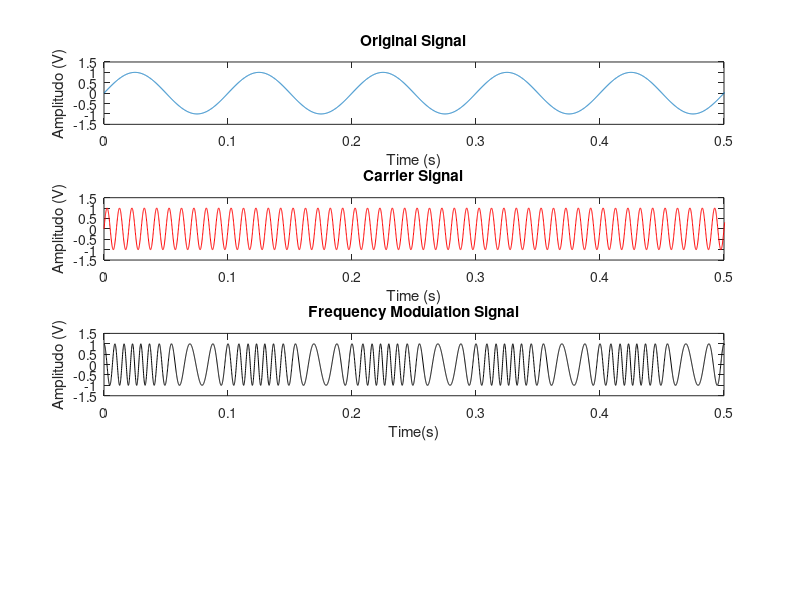

MATLAB code for this plot: (Note: this script raises an error after producing the figure.)
%Informasi
Fs=10000;
f=10;
Fc=100;
N=10000; 
n=0:N-1;
t=n/Fs; 
x=sin(2*pi*f*t);
subplot(4,1,1); 
plot(t,x); 
xlabel('Time (s)');
ylabel('Amplitudo (V)'); 
title('Original Signal'); 
axis([0 0.5 -1.5 1.5]);

%Carrier
a=sin(2*pi*Fc*t); 
subplot(4,1,2); 
plot(t,a,'-r'); 
xlabel('Time (s)');
ylabel('Amplitudo (V)'); 
title('Carrier Signal'); 
axis([0 0.5 -1.5 1.5]);

%Modulasi FM
y=fmmod(x,Fc,Fs,50); 
subplot(4,1,3); 
plot(t,y,'-k');
xlabel('Time(s)');
ylabel('Amplitudo (V)'); 
title('Frequency Modulation Signal'); 
axis([0 0.5 -1.5 1.5]);

%Demodulasi FM
x=fmdemod(y,Fc,Fs,50); 
subplot(4,1,4);
plot(t,x,'-g') ;
xlabel('Time(s)');
ylabel('Amplitudo (V)') ;
title('Frequency demodulation Signal') ;
axis([0 0.5 -1.5 1.5]);
